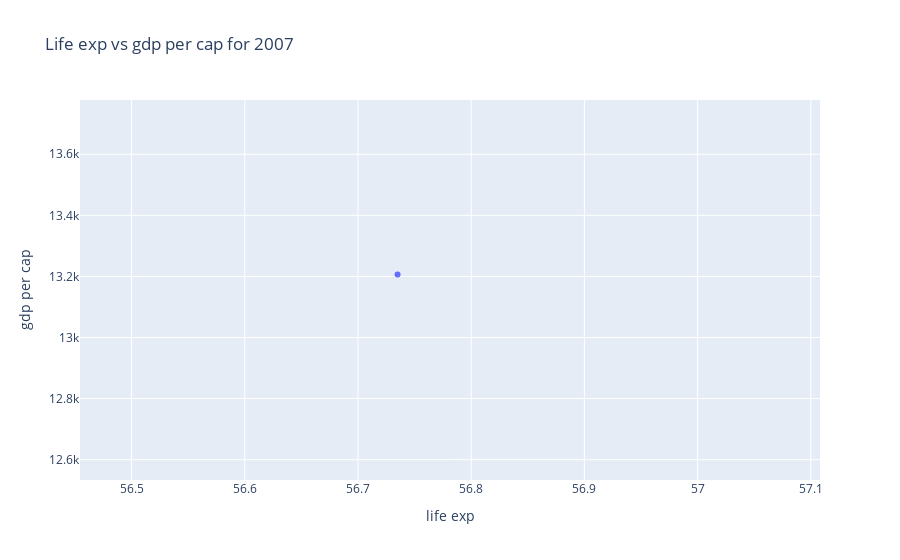

The code cell stored with this chart in its notebook:
### Code cell
trace1=go.Scatter(x=temp_df['lifeExp'],y=temp_df["gdpPercap"],mode="markers")

data=[trace1]

layout=go.Layout(title='Life exp vs gdp per cap for 2007',xaxis={"title":"life exp"},yaxis={'title':"gdp per cap"})

fig=go.Figure(data,layout)

fig.show()

### Figure 1 — Plotly figure (JSON) as saved in the notebook; plotly's stock layout.template omitted (floating-point values rounded to 4 significant figures; data arrays with more than 128 entries replaced by an {"elided": "..."} marker saying what was removed)
{"data": [{"mode": "markers", "type": "scatter", "x": {"elided": "142 float values"}, "y": {"elided": "142 float values"}}], "layout": {"autosize": true, "dragmode": "zoom", "title": {"text": "Life exp vs gdp per cap for 2007"}, "xaxis": {"autorange": false, "range": [56.45, 57.11], "title": {"text": "life exp"}, "type": "linear"}, "yaxis": {"autorange": false, "range": [12530.0, 13780.0], "title": {"text": "gdp per cap"}, "type": "linear"}}}
